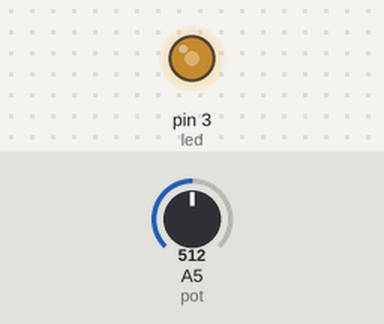
Simulated run of this sketch. Board: Arduino Uno, built with avr-gcc and run on an emulated ATmega328P. Shown: output pins drawn as LEDs (lit = HIGH). The inputs (shaded band) are chosen by the test bench; at power-on: A5 (pot) = 512.

Above: at 1.2 s.
1.3 s: A5 (pot) set to 716
At 1.8 s:
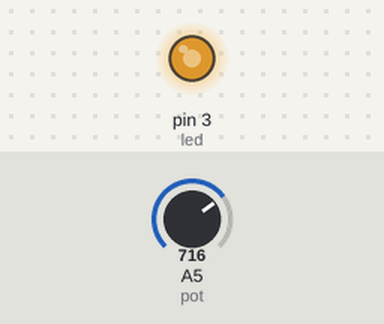
2.8 s: A5 (pot) set to 900
At 4.0 s:
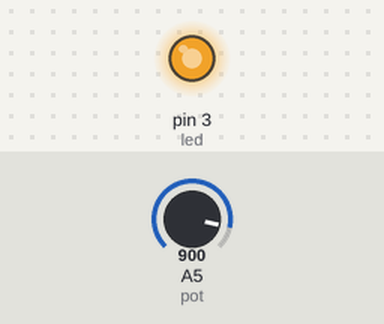
4.3 s: A5 (pot) set to 122
At 5.3 s:
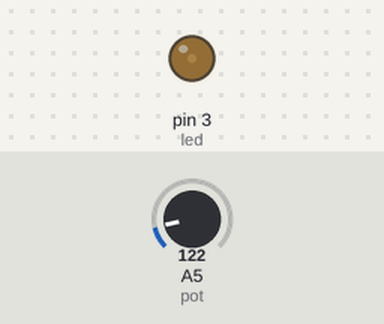
5.8 s: A5 (pot) set to 0
At 6.4 s:
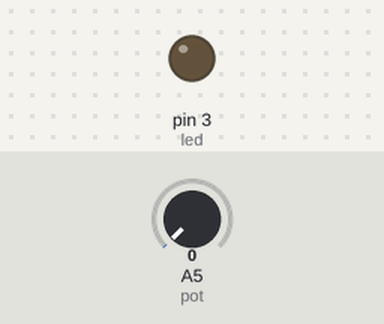
7.3 s: A5 (pot) set to 511
At 8.7 s:
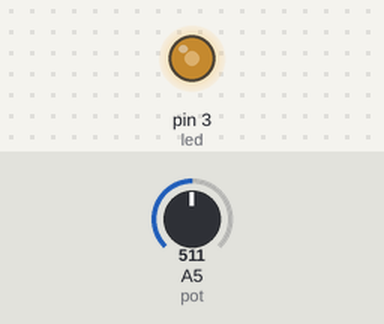
Timing chart, 0 to 9.8 s (numbered marks = the images above; inputs shaded):
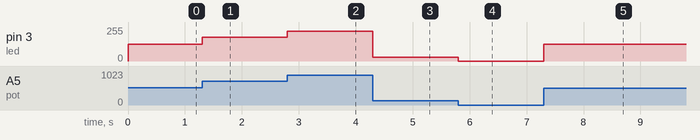

The sketch:

Controlando_led__com_potenciometro.ino
```cpp
#define led 3
#define pot A5

void setup (){
  pinMode(led, OUTPUT);
  pinMode(pot, INPUT);
}

void loop (){
 analogWrite(led,map(analogRead(pot), 0, 1023, 0, 255));
}
```

Measured:
- after the input at 1.3 s, pin 3 (led): 127/255 → 178/255 at once
- after the input at 2.8 s, pin 3 (led): 178/255 → 224/255 at once
- after the input at 4.3 s, pin 3 (led): 224/255 → 30/255 at once
- after the input at 5.8 s, pin 3 (led): 30/255 → 0/255 at once
- after the input at 7.3 s, pin 3 (led): 0/255 → 127/255 at once
